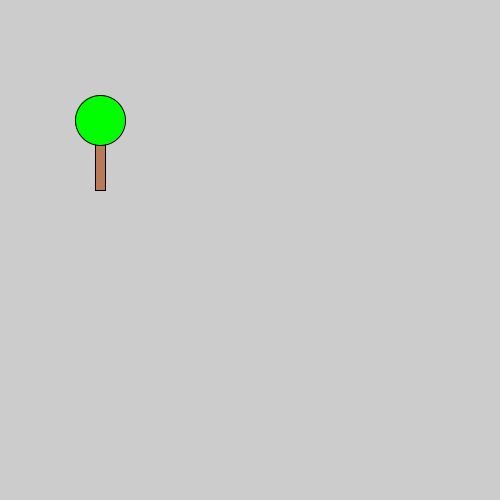
Frame 1 (no input)
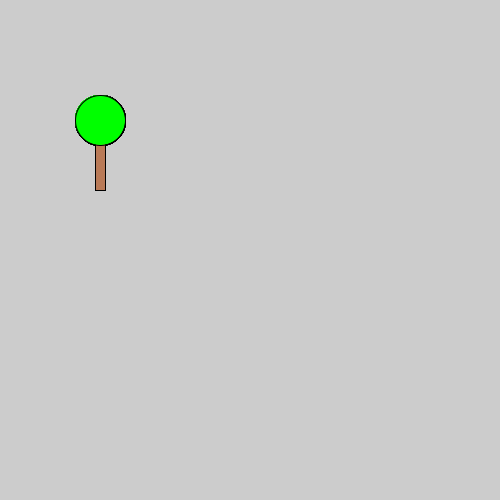
Frame 60 (the mouse pressed at the canvas centre just before this capture)
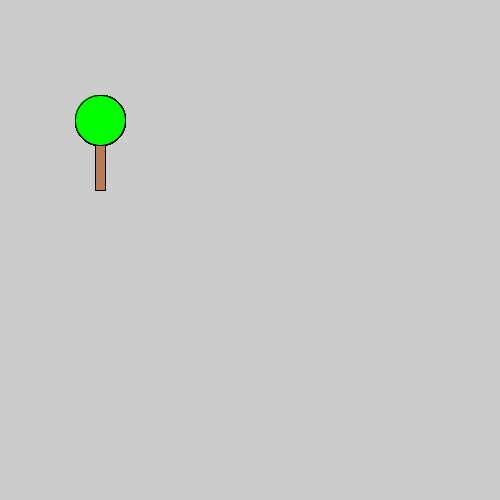
Frame 120 (the mouse held since frame 60 and released just before this capture)

The Processing sketch that drew these frames (run headless with seeded random() and noise(); from frame 60 on, the mouse is pressed at the canvas centre):

// Processing sketch: H9_9_9
// ── H9_9_9.pde
//Opdracht 9.9
//Maak een sketch met een methode die een (simpele) boom tekent.
void setup(){
  size(500,500);

}

void draw(){
 tekenboom();
}

void tekenboom(){
 fill(185,122,87);
rect(95,140,10,50);
fill(0,255,0);
ellipse(100,120,50,50);
}
